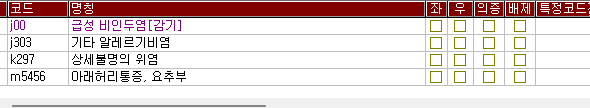
#> input picture ocr/captures/dx.png, 590 x 108 px
$ python -i reader.py   (imports and definitions only)
#> lines starting #> are read from the running program, lines starting #| are printed output that depends on the picture; after the words box and inside, x2 and y2 are one past the last pixel; in counts of white or black regions, pixels touching at a corner belong together
#> further down, picture is the input picture: PIL image 590x108 RGB; mean R, G, B 223.1, 207.4, 206.7
"""
Windows OCR 텍스트 추출 모듈
winocr 패키지 사용 (Python 3.12+ 호환)

두 가지 전처리 버전 비교 가능:
- _preprocess_minimal: RGB 변환만 (winocr 호환용 최소 처리)
- _preprocess_heavy: 기존 버전 (4배 업스케일 + 그레이 + 대비 + 선명 + 이진화)

기본값은 minimal. 아래 `_preprocess = ...` 줄에서 교체 가능.
직접 실행하면 (python ocr/reader.py) 두 버전 결과를 나란히 출력하여 비교.
"""
import sys

try:
    from PIL import Image, ImageEnhance
except ImportError:
    print("필요: pip install Pillow")
    sys.exit(1)


def _is_windows():
    return sys.platform == "win32"


# =========================================================
# 전처리 버전들
# =========================================================

def _preprocess_minimal(image: Image.Image) -> Image.Image:
    """최소 전처리: RGB 변환만 (Snipping Tool과 가장 가까운 출발점)"""
    return image.convert("RGB")


def _preprocess_heavy(image: Image.Image) -> Image.Image:
    """기존 전처리: 4배 업스케일 + 그레이 + 대비 2.0 + 선명 2.0 + 이진화 140"""
    w, h = image.size
#> w = 590; h = 108
    image = image.resize((w * 4, h * 4), Image.LANCZOS)
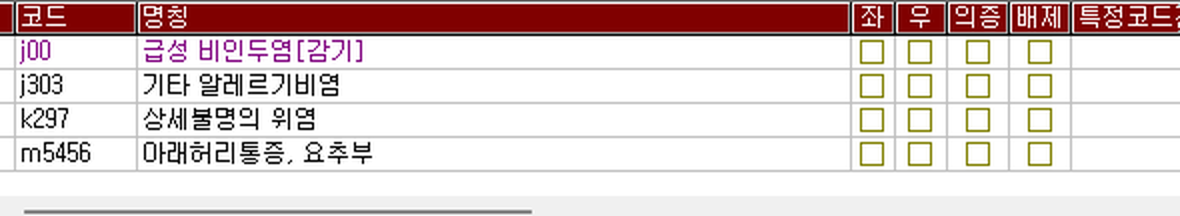
#> image: PIL image 2360x432 RGB (shown at 1/2 size); mean R, G, B 221.3, 206.1, 205.4
    image = image.convert("L")
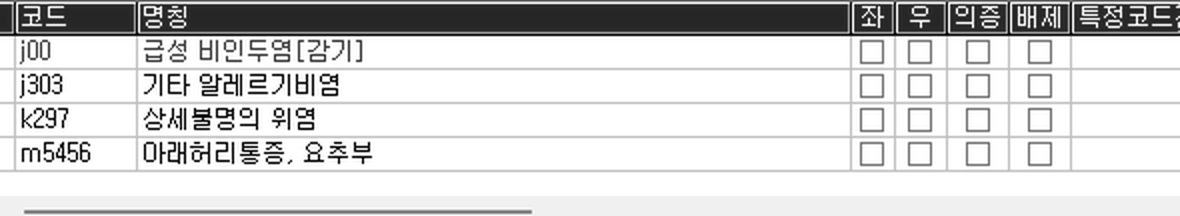
#> image: PIL image 2360x432 L (shown at 1/2 size); min 0, max 255, mean 210.6
    image = ImageEnhance.Contrast(image).enhance(2.0)
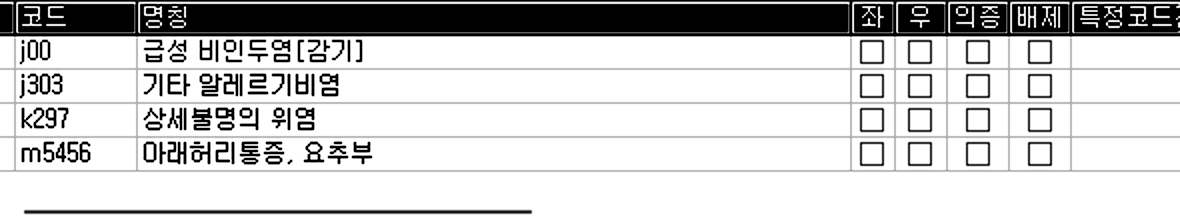
#> image: PIL image 2360x432 L (shown at 1/2 size); min 0, max 255, mean 201.9
    image = ImageEnhance.Sharpness(image).enhance(2.0)
    threshold = 140
    image = image.point(lambda p: 255 if p > threshold else 0)
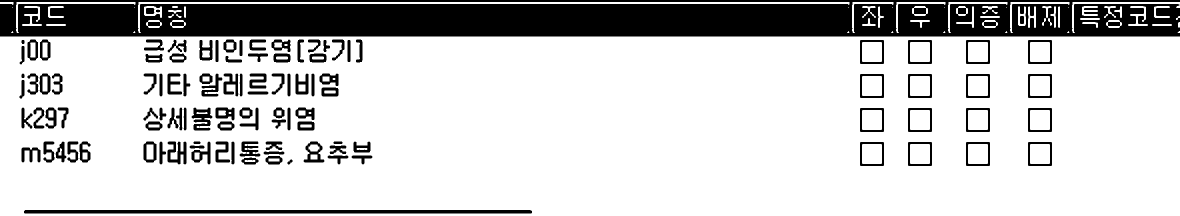
#> image: PIL image 2360x432 L (shown at 1/2 size); 79.7% white; 111 black regions, largest, box (x1, y1, x2, y2) and area: (0, 0, 2360, 73) 152717, (48, 420, 1064, 427) 7103, (383, 215, 425, 261) 1114
    return image.convert("RGB")


# ── 현재 파이프라인에서 사용할 전처리 ──
# 비교 실험 결과 좋은 쪽으로 이 한 줄만 바꾸면 됨.
#_preprocess = _preprocess_minimal
_preprocess = _preprocess_heavy


# =========================================================
# OCR 인터페이스
# =========================================================

# [85 lines left out: functions ocr_image, ocr_all, _run_ocr_with, _compare_mode, not called in this run]


# [2 lines not run here, left out]

>>> from PIL import Image
>>> picture = Image.open('captures/dx.png')
>>> result = _preprocess_heavy(picture)
